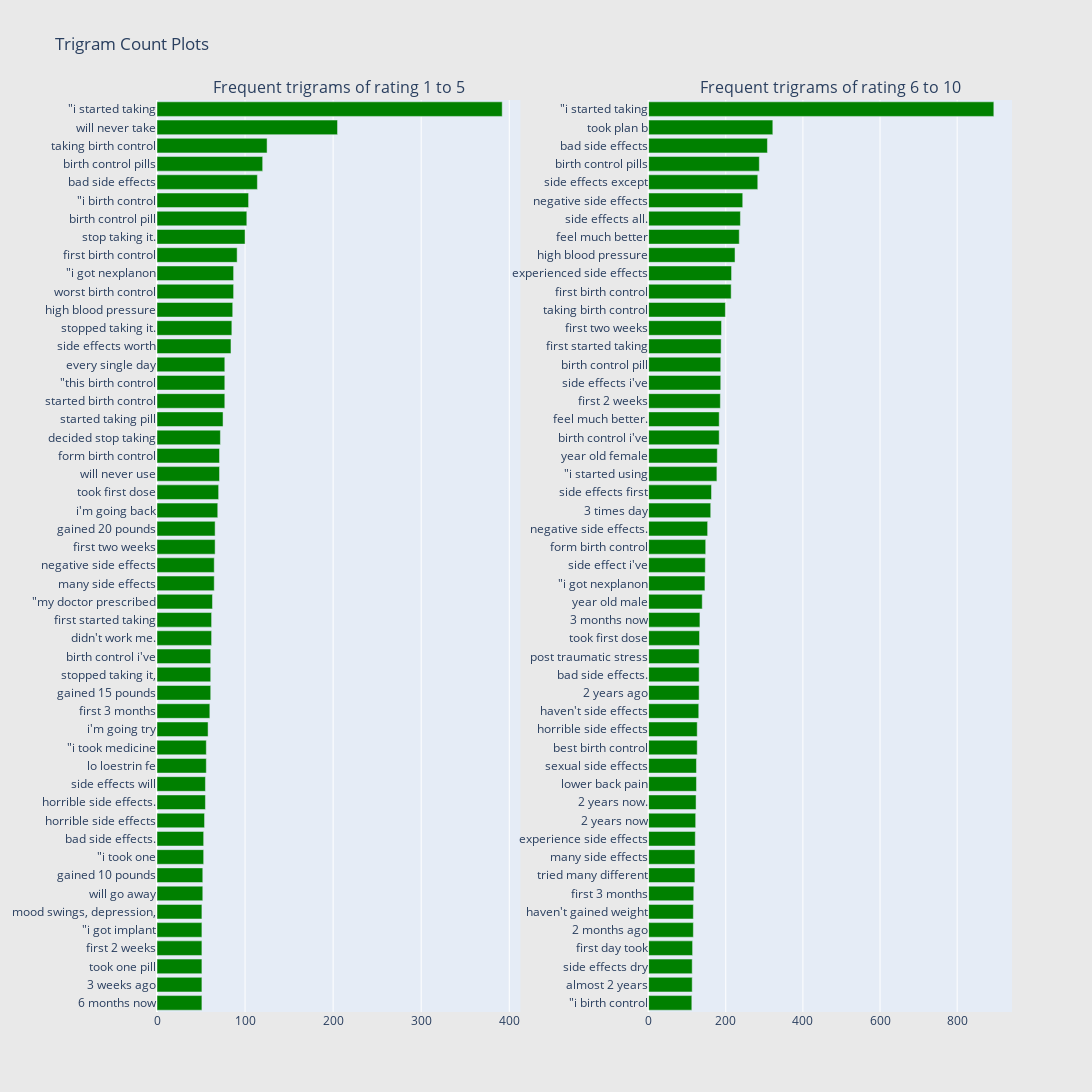

Write notebook code for a chart like this one.
### Code cell
fig = tools.make_subplots(rows=1, cols=2, vertical_spacing=0.04,horizontal_spacing=0.15,
                          subplot_titles=["Frequent trigrams of rating 1 to 5", 
                                          "Frequent trigrams of rating 6 to 10"])
fig.append_trace(trace1, 1, 1)
fig.append_trace(trace2, 1, 2)
fig['layout'].update(height=1200, width=1600, paper_bgcolor='rgb(233,233,233)', title="Trigram Count Plots")
py.iplot(fig, filename='word-plots')

### Figure 1 — Plotly figure (JSON) as saved in the notebook; plotly's stock layout.template omitted (floating-point values rounded to 4 significant figures)
{"data": [{"marker": {"color": "green"}, "orientation": "h", "showlegend": false, "type": "bar", "x": [51, 51, 51, 51, 51, 51, 52, 52, 53, 53, 54, 55, 55, 56, 56, 58, 60, 61, 61, 61, 62, 62, 63, 65, 65, 66, 66, 69, 70, 71, 71, 72, 75, 77, 77, 77, 84, 85, 86, 87, 87, 91, 100, 102, 104, 114, 120, 125, 205, 392], "xaxis": "x", "y": ["6 months now", "3 weeks ago", "took one pill", "first 2 weeks", "\"i got implant", "mood swings, depression,", "will go away", "gained 10 pounds", "\"i took one", "bad side effects.", "horrible side effects", "horrible side effects.", "side effects will", "lo loestrin fe", "\"i took medicine", "i&#039;m going try", "first 3 months", "gained 15 pounds", "stopped taking it,", "birth control i&#039;ve", "didn&#039;t work me.", "first started taking", "\"my doctor prescribed", "many side effects", "negative side effects", "first two weeks", "gained 20 pounds", "i&#039;m going back", "took first dose", "will never use", "form birth control", "decided stop taking", "started taking pill", "started birth control", "\"this birth control", "every single day", "side effects worth", "stopped taking it.", "high blood pressure", "worst birth control", "\"i got nexplanon", "first birth control", "stop taking it.", "birth control pill", "\"i birth control", "bad side effects", "birth control pills", "taking birth control", "will never take", "\"i started taking"], "yaxis": "y"}, {"marker": {"color": "green"}, "orientation": "h", "showlegend": false, "type": "bar", "x": [112, 113, 113, 114, 116, 116, 117, 120, 120, 121, 122, 123, 124, 124, 126, 126, 130, 131, 131, 131, 132, 133, 139, 146, 147, 148, 153, 161, 163, 177, 178, 183, 183, 186, 187, 187, 188, 189, 199, 214, 215, 224, 235, 238, 244, 283, 287, 308, 322, 895], "xaxis": "x2", "y": ["\"i birth control", "almost 2 years", "side effects dry", "first day took", "2 months ago", "haven&#039;t gained weight", "first 3 months", "tried many different", "many side effects", "experience side effects", "2 years now", "2 years now.", "lower back pain", "sexual side effects", "best birth control", "horrible side effects", "haven&#039;t side effects", "2 years ago", "bad side effects.", "post traumatic stress", "took first dose", "3 months now", "year old male", "\"i got nexplanon", "side effect i&#039;ve", "form birth control", "negative side effects.", "3 times day", "side effects first", "\"i started using", "year old female", "birth control i&#039;ve", "feel much better.", "first 2 weeks", "side effects i&#039;ve", "birth control pill", "first started taking", "first two weeks", "taking birth control", "first birth control", "experienced side effects", "high blood pressure", "feel much better", "side effects all.", "negative side effects", "side effects except", "birth control pills", "bad side effects", "took plan b", "\"i started taking"], "yaxis": "y2"}], "layout": {"annotations": [{"font": {"size": 16}, "showarrow": false, "text": "Frequent trigrams of rating 1 to 5", "x": 0.2125, "xanchor": "center", "xref": "paper", "y": 1, "yanchor": "bottom", "yref": "paper"}, {"font": {"size": 16}, "showarrow": false, "text": "Frequent trigrams of rating 6 to 10", "x": 0.7875, "xanchor": "center", "xref": "paper", "y": 1, "yanchor": "bottom", "yref": "paper"}], "height": 1200, "paper_bgcolor": "rgb(233,233,233)", "title": {"text": "Trigram Count Plots"}, "width": 1600, "xaxis": {"anchor": "y", "domain": [0, 0.425]}, "xaxis2": {"anchor": "y2", "domain": [0.575, 1]}, "yaxis": {"anchor": "x", "domain": [0, 1]}, "yaxis2": {"anchor": "x2", "domain": [0, 1]}}}
